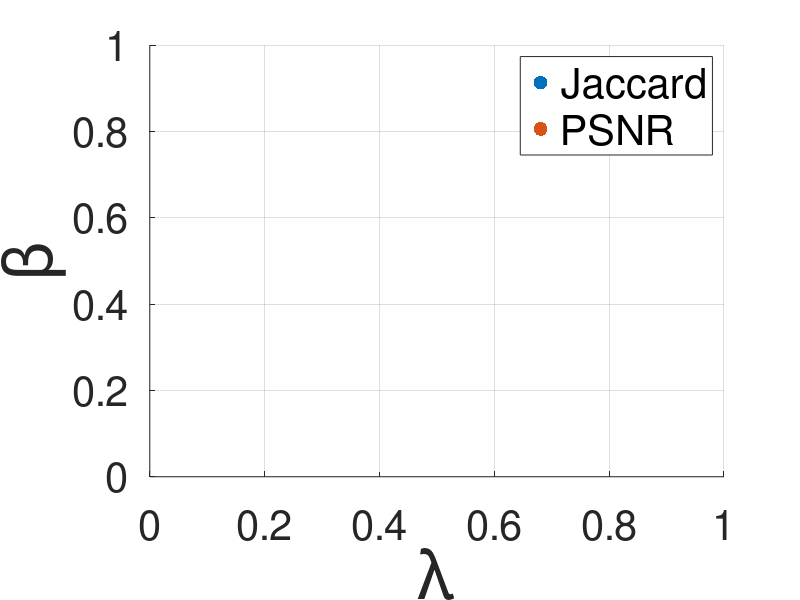

This chart was generated by the following MATLAB code: (Note: this script raises an error after producing the figure.)
% Step 1: Specify the folder containing the MAT files
% folder_path = '../../../../Documents/dataset/BSDS500/data/param_dist_Jaccard/train';
folder_path = '../../dataset/BSDS500/data/param_dist_Jaccard/train';

% Step 2: Get a list of all files in the specified folder
file_list = dir(fullfile(folder_path, '*.mat'));
beta_list_Jaccard= [];
lambda_list_Jaccard= [];
% Step 3: Loop through the list and read each MAT file
for i = 1:length(file_list)
% for i = 1:1
    file_name = file_list(i).name;
    full_file_path = fullfile(folder_path, file_name);
    
    % Check if it's a file (not a directory) and has the .mat extension
    if ~file_list(i).isdir && endsWith(file_name, '.mat')
        try
            load(full_file_path);
            bmax=3;bmin=-1;lmax=2;lmin=-3;
            gridsize=5;
            [round,cs] = size(tab_coord_max_Jaccard_out);
            r=1;
            blist= linspace(bmax, bmin, gridsize);
            llist= linspace(lmin, lmax, gridsize);
            while r<=5   
                db = blist(1)-blist(2);
                dl = llist(2)-llist(1);
                coef_b_op_curr = blist(tab_coord_max_Jaccard_out(r,1)+1);
                coef_l_op_curr = llist(tab_coord_max_Jaccard_out(r,2)+1);
                b_op_curr = 10^blist(tab_coord_max_Jaccard_out(r,1)+1);
                l_op_curr = 10^llist(tab_coord_max_Jaccard_out(r,2)+1);
%                 disp(b_op_curr);
%                 disp(l_op_curr);
                blist= linspace(coef_b_op_curr+db, coef_b_op_curr-db, gridsize);
                llist= linspace(coef_l_op_curr-dl, coef_l_op_curr+dl, gridsize);
                r=r+1;
            end
            beta_list_Jaccard(end+1) = b_op_curr;
            lambda_list_Jaccard(end+1) = l_op_curr;
            
            fprintf('Loaded file: %s\n', file_name);
        catch
            fprintf('Error loading file: %s\n', file_name);
        end
    end
end


% Step 1: Specify the folder containing the MAT files
% folder_path = '../../../../Documents/dataset/BSDS500/data/param_dist_PSNR/train';
folder_path = '../../dataset/BSDS500/data/param_dist_PSNR/train';

% Step 2: Get a list of all files in the specified folder
file_list = dir(fullfile(folder_path, '*.mat'));
beta_list_PSNR= [];
lambda_list_PSNR= [];
% Step 3: Loop through the list and read each MAT file
for i = 1:length(file_list)
% for i = 1:1
    file_name = file_list(i).name;
    full_file_path = fullfile(folder_path, file_name);
    
    % Check if it's a file (not a directory) and has the .mat extension
    if ~file_list(i).isdir && endsWith(file_name, '.mat')
        try
            load(full_file_path);
            bmax=3;bmin=-1;lmax=2;lmin=-3;
            gridsize=5;
%             [round,cs] = size(tab_coord_max_Jaccard_out);
            [round,cs] = size(tab_coord_max_PSNR_out);
            r=1;
            blist= linspace(bmax, bmin, gridsize);
            llist= linspace(lmin, lmax, gridsize);
            while r<=5   
                db = blist(1)-blist(2);
                dl = llist(2)-llist(1);
                 coef_b_op_curr = blist(tab_coord_max_PSNR_out(r,1)+1);
                coef_l_op_curr = llist(tab_coord_max_PSNR_out(r,2)+1);
                b_op_curr = 10^blist(tab_coord_max_PSNR_out(r,1)+1);
                l_op_curr = 10^llist(tab_coord_max_PSNR_out(r,2)+1);

                blist= linspace(coef_b_op_curr+db, coef_b_op_curr-db, gridsize);
                llist= linspace(coef_l_op_curr-dl, coef_l_op_curr+dl, gridsize);
                r=r+1;
            end
            beta_list_PSNR(end+1) = b_op_curr;
            lambda_list_PSNR(end+1) = l_op_curr;
%             
            fprintf('Loaded file: %s\n', file_name);
        catch
            fprintf('Error loading file: %s\n', file_name);
        end
    end
end


figure(1)
scatter(log10(lambda_list_Jaccard),log10(beta_list_Jaccard),  100,'filled');hold on;
scatter(log10(lambda_list_PSNR),log10(beta_list_PSNR),100,'filled');
set(gca,'FontSize',30);
legend('Jaccard','PSNR','FontSize', 30);
xlabel('\lambda','FontSize', 50)
ylabel('\beta','FontSize', 50)
grid on;
xlim([log10(min([lambda_list_Jaccard,lambda_list_PSNR]))-1 log10(max([lambda_list_Jaccard,lambda_list_PSNR]))+1]);
ylim([log10(min([beta_list_Jaccard,beta_list_PSNR]))-1 log10(max([beta_list_Jaccard,beta_list_PSNR]))+1]);
saveas(gcf, 'SLPAM_l1_BSDS500_train_dist_param_PSNR_Jaccard.png')

